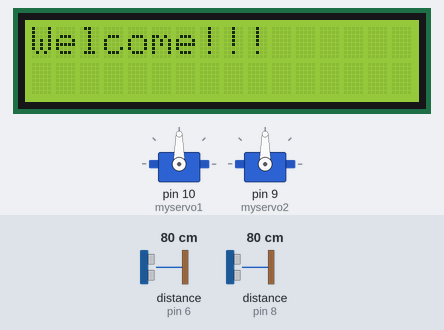
Recording of a sketch running on a simulated Arduino Uno, built with avr-gcc and run on an emulated ATmega328P. Parts: 2 × servo, 16×2 character LCD. Wiring (inferred from the names in the program): 2 × ultrasonic range finder: trigger pin 7, echo pin 6 / trigger pin 13, echo pin 8. The test bench sets the inputs (shaded band); at power-on: distance to the obstacle (sensors on pin 6, pin 8) 80 cm. The echo pulse lasts 58.3 µs per cm.

Above: at 1.2 s.
1.3 s: distance to the obstacle (sensor on pin 6) set to 198 cm
4.3 s: distance to the obstacle (sensor on pin 6) set to 206 cm
At 5.5 s:
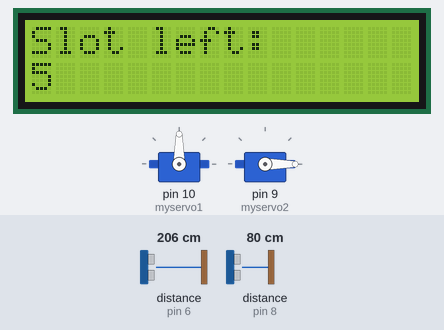
5.8 s: distance to the obstacle (sensor on pin 8) set to 197 cm
7.3 s: distance to the obstacle (sensor on pin 8) set to 205 cm
At 8.5 s:
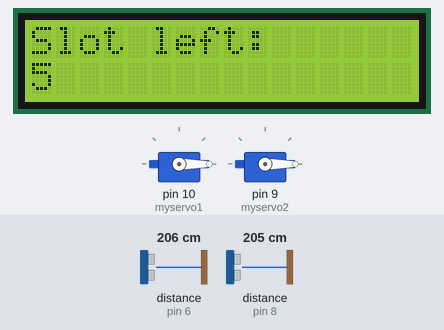
8.8 s: distance to the obstacle (sensor on pin 8) set to 2 cm
At 9.5 s:
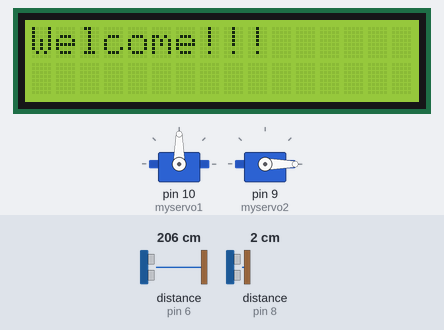
Timing chart, 0 to 11.8 s (numbered marks = the images above; inputs shaded):
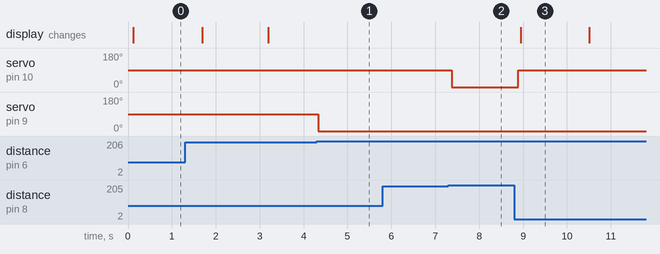

Measured:
- the behaviour switches between 200 and 201 cm on distance to the obstacle (sensor on pin 6) (found by bisection; images 0 and 1)
- the behaviour switches between 200 and 201 cm on distance to the obstacle (sensor on pin 8) (found by bisection; images 1 and 2)
- after the input at 4.3 s, servo on pin 9 (myservo2): 90° → 0° at once
- after the input at 5.8 s, every drawn part: stays the same
- after the input at 7.3 s, servo on pin 10 (myservo1): 90° → 0° after 0.08 s
- after the input at 8.8 s, servo on pin 10 (myservo1): 0° → 90° after 0.09 s; the display: changes after 0.14 s (image 3)
- what the display in image 3 shows lasts 1.6 s, from 8.9 s to 10.5 s

The sketch:

parking_car.ino
```cpp
#include <Servo.h>
#include <LiquidCrystal.h>

const unsigned int TRIG_PIN = 13;
const unsigned int ECHO_PIN = 8;
const unsigned int TRIG_PIN1 = 7;
const unsigned int ECHO_PIN1 = 6;
int max = 5;
int countSignalFinder1 = 0; // đếm số tín hiệu gửi từ Trig về Echo của Finder 1
int countSignalFinder2 = 0; // đếm số tín hiệu gửi từ Trig về Echo của Finder 2
int slotCarLeft = max;        //  số chỗ đỗ xe khả dụng
Servo myservo1, myservo2;   // create servo object to control a servo

// initialize the library by associating any needed LCD interface pin
// with the arduino pin number it is connected to
const int rs = 12, en = 11, d4 = 5, d5 = 4, d6 = 3, d7 = 2;
LiquidCrystal lcd(rs, en, d4, d5, d6, d7);

void setup()
{
    //thiết lập vị trí pin là output hay input
    pinMode(TRIG_PIN, OUTPUT);
    pinMode(ECHO_PIN, INPUT);
    pinMode(TRIG_PIN1, OUTPUT);
    pinMode(ECHO_PIN1, INPUT);

    myservo1.attach(10); // attaches the servo on pin 10 to the servo object
    myservo2.attach(9); // attaches the servo on pin 9 to the servo object

    // set up the LCD's number of columns and rows:
    lcd.begin(16, 2);

      lcd.setCursor(0, 0);
        lcd.print("Slot left:");
        lcd.setCursor(0, 1);
        lcd.print(slotCarLeft);
}

bool activeFinder(int trig, int echo)
{
    digitalWrite(trig, LOW);
    delayMicroseconds(2);
    digitalWrite(trig, HIGH);
    delayMicroseconds(10);
    digitalWrite(trig, LOW);

    const unsigned long duration = pulseIn(echo, HIGH);
    int distance = duration / 29 / 2; // khoảng cách với vật
    if (duration != 0)
    {
        if (distance <= 200)
        {
            return true;
        }
        else
        {
            return false;
        }
    }
}

void LCD()
{
    if (slotCarLeft > 0) //nếu số slot > 0
    {
        lcd.setCursor(0, 0);
        lcd.print("Slot left:");
        lcd.setCursor(0, 1);
        lcd.print(slotCarLeft); // in ra số slot đang có
    }
    else
    {
        lcd.setCursor(0, 0);
        lcd.print("Slot is over"); // hiển thị hết chỗ
    }
}

bool checkFinder1()
{
    bool haveCar = false;
    if (activeFinder(TRIG_PIN, ECHO_PIN)) // có xe ở trong vùng cảm biến
    {

        countSignalFinder1++;                           //đếm tín hiệu gửi về của Finder
        if (countSignalFinder1 == 1 && slotCarLeft > 0) //khi đã nhận tín hiệu lần đầu tiên và còn chỗ
        {
            myservo1.write(90);                             // quay 90, mở
            delay(50);
            slotCarLeft--;  //trừ số chỗ còn
            haveCar = true; // có xe
        }
    }
    else // xe ở ngoài
    {
        countSignalFinder1 = 0; //biến phát hiện xe reset
        myservo1.write(0);
        delay(50);
    }
    return haveCar;
}

bool checkFinder2()
{
    bool haveCar = false;
    if (activeFinder(TRIG_PIN1, ECHO_PIN1)) // có xe vào
    {
        countSignalFinder2++;
        if (countSignalFinder2 == 1 && slotCarLeft < max)
        {
            myservo2.write(90); // quay 90, mở
            delay(50);
            slotCarLeft++;
            haveCar = true;
        }
    }
    else // xe đi ra ngoài
    {
        countSignalFinder2 = 0;
        myservo2.write(0);
        delay(50);
    }
    return haveCar;
}

void loop()
{

    if (checkFinder1()) //kiểm tra có xe trong phạm vi của Finder
    {
        lcd.clear(); // clear màn hình
        if (slotCarLeft >= 0)
        {
            lcd.setCursor(0, 0);
            lcd.print("Welcome!!!"); // in ra chào mừng
        }
        delay(1500); //delay in chào mừng 1 khoảng t/g
    }
    if (checkFinder2())
    {
        lcd.clear();
        lcd.setCursor(0, 0);
        lcd.print("Goodbye!!!");
        delay(1500);

    }
  LCD();// chạy in ra màn hình

}
```
